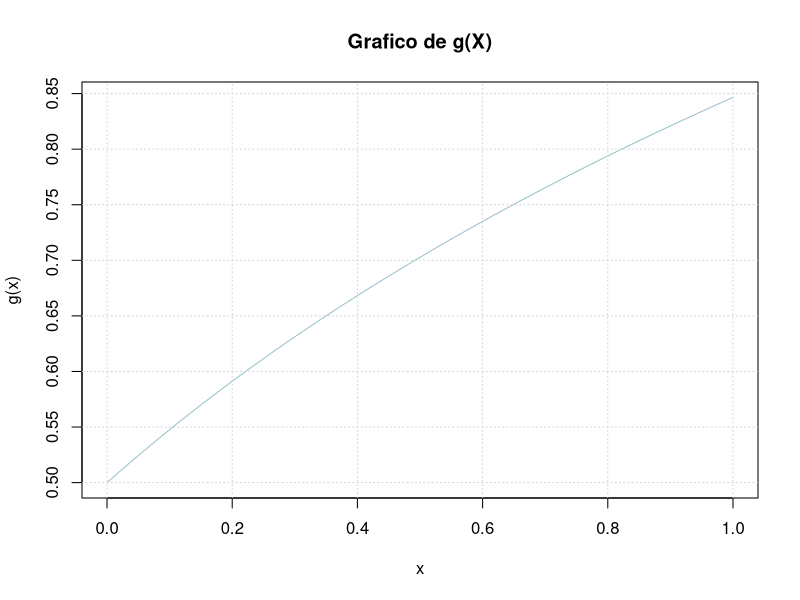
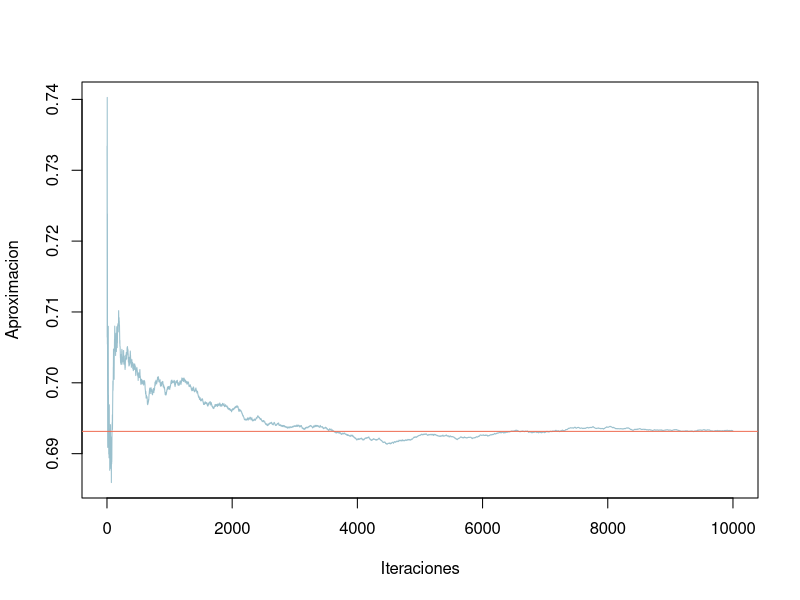
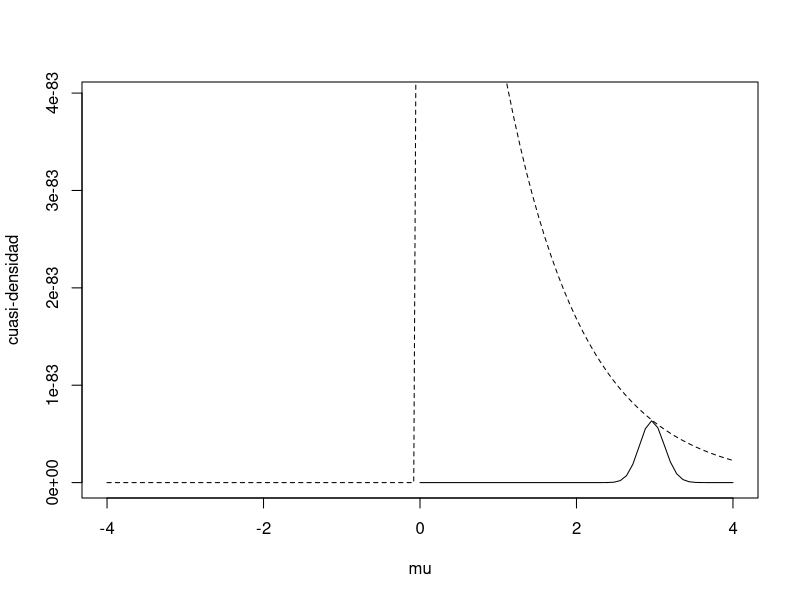
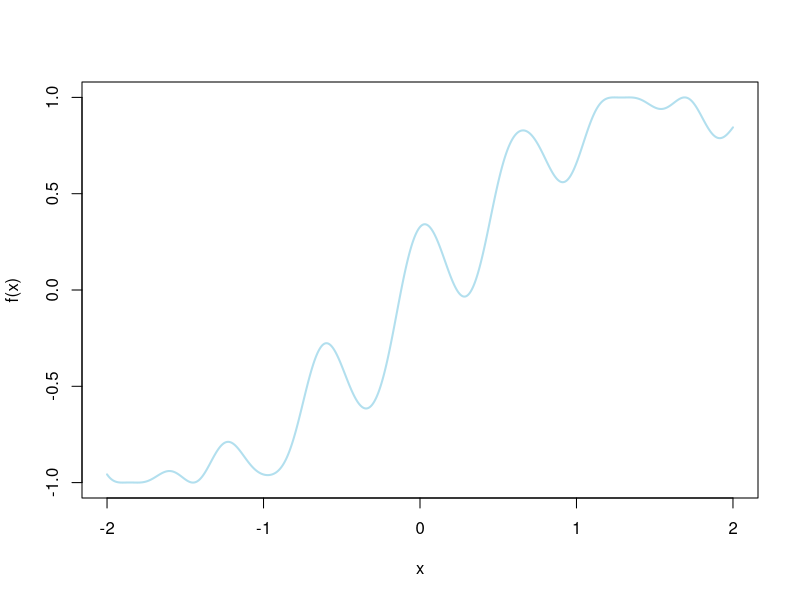
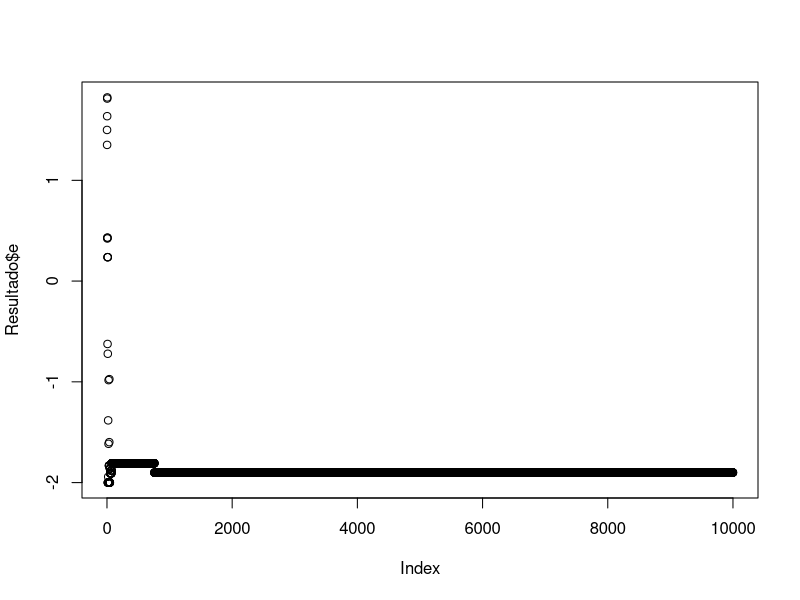

These figures' R source, in order: (Note: this script raises an error after producing the figures.)
# Paquetes ----------------------------------------------------------------
library(numDeriv)
library(readxl)
# CSV y formatos --------------------------------------------------------

# Abrir y dar formato a la base de datos

muestra_Gammma <- read.csv("muestraGamma.csv",  sep = ",")
tablaDeVida <- read_excel("tabla.xls")

# Inciso 1 ---------------------------------------------------------------

set.seed(147) # definimos una semilla
n <-10^4 # tamaño de la muestra
U <-runif(n) # genera un vector con distribución uniforme

g <-Vectorize(function(x) (log(x + 1)/2) + (1/2) ) # construimos función g 

curve(g,0,1,col="lightblue3",lwd=1,main="Grafico de g(X)")
grid()  

Y <- g(U) #genera el vector para cada observación
acumulado<-cumsum(Y)/(1:n)
plot(1:n,acumulado,col="lightblue3",type="l",ylab="Aproximacion",xlab="Iteraciones")
abline(h=integrate(g,0,1)$value,col="coral2",lwd=1)

P_est1=mean(Y)
e1 <-(abs(P_est1-log(2)))

# Inciso 2 ---------------------------------------------------------------------

# Queremos hallar la P(X < -5)

set.seed(4524)

n <-10^4 # Tamaño de la muestra

U <- runif(n,0,2/11)

g <- Vectorize(function(x) ((1/pi) * exp(-((2-x)/2*x)-0.5)^2))

Y <- g(U)

error_absoluto <- abs(mean(Y)-  pnorm(-5, mean = 0.5, sd = 0.5)) 
  
# por integración por importancia

set.seed(204)

n <-10^4 # Tamaño de la muestra
A <-rexp(n) + 6

g <-Vectorize(function(x) ((1/pi) * exp(-(x-0.5)^2)/(exp(-x+5))))

Y2<-g(A)


M<-matrix(c(mean(Y2),pnorm(6,mean = 0.5,sd = (0.5^(1/2)), lower.tail = F),abs(mean(Y2)-pnorm(6,mean = 0.5,sd = (0.5^(1/2)), lower.tail = F)),sqrt(var(Y2)/sqrt(10^4))),ncol=4, byrow=TRUE)
colnames(M) <- c("Estimacion", "Valor Real","Error Absoluto","Error Estandar")

M


# Inciso 3 ---------------------------------------------------------------------

# densidad objetivo: dgamma
# densidad auxiliar: dexp

nsim <- 10^4
set.seed(445)
mx <- muestra_Gammma$x

lik <- Vectorize(function(alpha) prod(dgamma(mx, shape = alpha, rate = 1 )))

emv <- optimize(f = lik, int = range(mx), maximum = TRUE)

# valor de alpha: 2.987

c <-emv$objective

U <-runif(nsim)
rc <-rexp(nsim,0.2)
ngen=length(rc)
Ver<-lik(rc)


f.cuasi <- function(alpha) lik(alpha)*dexp(alpha)
curve(c * dexp(x), xlim = c(-4, 4), ylim = c(0, c/pi), lty = 2,
      xlab = "mu", ylab = "cuasi-densidad")
curve(f.cuasi, add = TRUE)


for(i in 1:nsim){
  while((U[i]*c) > (Ver[i])){
    U[i]=runif(1)
    rc[i]=rexp(1,0.2)
    Ver[i]<-lik(rc[i])
    ngen=ngen+1}
}
Valorres=lik(rc)

{cat("Número de generaciones = ", ngen)
  cat("\nNúmero medio de generaciones = ", ngen/nsim)
  cat("\nProporción de rechazos = ", 1-nsim/ngen, "\n")}


cte <- c*nsim/ngen

q <- quantile(rc, c(0.005, 0.995))
q


# si
# Inciso 4 ---------------------------------------------------------------------

# considere f: 
set.seed(4524)

f <-function(x){sin(x + (cos(10*x))/3)}

curve(f,col="lightblue2",lwd=2, from= -2, to = 2, n=1000, ylab="f(x)")

resim <- function(f, alpha=0.5, s0=1.5, niter,mini=-Inf,maxi=Inf){
  s_n <- s0
  estados<-rep(0,niter)
  iter_count <- 0
  for (k in 1:niter) {
    estados[k]<-s_n
    T <- (1 - alpha)^k #Se reduce el T según el número de iteraciones
    s_new <- rnorm(1, s_n, 1)
    if(s_new<mini){s_new=mini}
    if(s_new>maxi){s_new=maxi}
    dif <- f(s_new) - f(s_n)
    if (dif < 0) {
      s_n = s_new
    } else {
      random <- runif(1,0,1)
      if (random < exp(-dif/T)) {
        s_n <- s_new
      }
    }
    iter_count <- iter_count + 1}
  
    return(list(r=s_n,e=estados))
}

Resultado <-resim(f,0.1,1.5,10000,-2,2)
Resultado$r

plot(Resultado$e)
  
# Inciso 5 ---------------------------------------------------------------------


tabla_vida_original <- read_excel("tabla.xls")

#filtrando por año de nacimiento y edad
tabla_vida <- tabla_vida_original[(tabla_vida_original$ynac == 1994) & 
                                    (tabla_vida_original$sex == 1),] 


set.seed(2024)
iteraciones <- 10^4
vec_qx <- tabla_vida$qx[25:length(tabla_vida$qx)]
n <- length(vec_qx)
vec_resultados<-rep(0,iteraciones)
for(i in c(1:iteraciones)){
  U<-runif(n)
  t <- 1
  cont <- 1
  while(t == 1){
    if(U[cont]>vec_qx[cont]) #Aqui se decide si la persona sobrevive o muere
    {cont<-cont+1
    }else{
      t<-0
    }
  }
  vec_resultados[i]<-cont-1
}

for (i in 1:length(vec_resultados)){
  if(vec_resultados[i] < (60-30)){
    vec_resultados <- c(vec_resultados, vec_resultados[i])
  }
  if(vec_resultados[i] >= 30){
    vec_resultados <- c(vec_resultados, 30)
  }
}
options(scipen = 999)
conteos <- as.vector(table(vec_resultados))

conteos <- conteos * 1000000

conteos[31] <- conteos[31]

m <- max(vec_resultados)

pagos <- data.frame(Edad_Residual = 0:m, Frecuencia = conteos)

library(ggplot2)
library(cowplot)

# Crear un histograma con barras separadas para cada año

ggplot(pagos, aes(x = Edad_Residual, y = Frecuencia)) +
  geom_bar(stat = "identity", fill = "lightblue", color = "black") +
  scale_x_continuous(breaks = seq(0, max(df$Edad_Residual), by = 5)) +
  labs(title = "Histograma de pagos esperados",
       x = "Edad residual",
       y = "Frecuencia") + theme_cowplot() 










# Inciso 6 ---------------------------------------------------------------------



fnormal = function(x,mu1,mu2,sigma1,sigma2)
{
  fx = exp( -((x - mu1)^2/(2*(sigma1)))) -
    exp( - ((x - mu2)^2/(2*(sigma2))))
  return(fx)
}

mu1 = 4
mu2 = 2
sigma1 = 4
sigma2 = 1

# núcleo de la distribución 
fPI = function(x){return(fnormal(x,mu1,mu2,sigma1,sigma2))}

curve(fPI(x), from=0,to=16, type="l",main="Distribución(x) aprox N(4,4) - N(2,1)",xlab="x",ylab="f(x)")

abline(v = 4, col = "lightblue3", lty = 2, lwd = 2)
abline(v = 2, col = "coral2", lty = 2, lwd = 2)
legend("topright", legend = c("Media 1", "Media 2"), col = c("lightblue3", "coral2"), lty = 2, lwd = 2)

# función q(·|Y ): función de distribución de Cauchy
fpK = function(x,y){
  pK = dcauchy(y,location = x) # x es el centro del pico de la distribución.
  return(pK)
}
par(mfrow=c(1,1))

# Algoritmo 
N = 10^5 # Número de Iteraciones
L = 1000 # periodo quemado (burn in)
MCMC = matrix(data = 0, nrow = N, ncol = 12)
colnames(MCMC) =
  c("x","y","PIx","PIy","Kxy","Kyx","Rxy","Ryx","Mxy","Myx","Fxy","Salto")

## 1. Inicial con un valor arbitrario de x del dominio de distribución
x = runif(1,-50,50)

for (i in 1:N){
## 2. Generamos la propuesta con una distribucion arbitraria
  
  y = rcauchy(1,location = x) #Valor aleatorio según X
  
  #3. Tasa de Aceptación
  PIx = fPI(x)
  PIy = fPI(y)
  Kxy = fpK(x,y)
  Kyx = fpK(y,x)
  Rxy = (PIy*Kyx) / (PIx*Kxy)
  Ryx = (PIx*Kxy) / (PIy*Kyx)
  
  # Matriz estocástica de los estados de la distribución estacionaria
  if (x!=y){
    Mxy = Kxy*min(1,Rxy)
    Myx = Kyx*min(1,Ryx)
  }
  else
  { Mxy = -1
  Myx = -1
  }
  
  #4. Criterio de Aceptacion o Rechazo
  #Probabilidad de aceptación,runif(1)
  
  Fxy = runif(1)
  MCMC[i,] = c(x,y,PIx,PIy,Kxy,Kyx,Rxy,Ryx,Mxy,Myx,Fxy,0)
  if (Fxy < Rxy)
  {
    x = y
    lsalto = 1
  }
  else
  { lsalto = 0
  }
  MCMC[i,12] = lsalto
}

mcmc = MCMC[(L+1):N,"x"]
head(mcmc,50)

par(mfrow=c(2,2))
media=mean(mcmc)

curve(fPI(x), from=0,to=16, type="l",main="Distribución(x) aprox N(4,4) - N(2,1)",xlab="x",ylab="f(x)", ylim = c(-0.4, 1),cex.axis = 0.8)

abline(v = mu1, col = "lightblue3", lty = 2, lwd = 2)
abline(v = mu2, col = "coral2", lty = 2, lwd = 2)
abline(v=media, col='seagreen', lwd=2)

hist(mcmc,
     freq = FALSE,
     main = "Distribucion de muestra MCMC",
     xlab = "x",
     ylab = "distribucion(x)",
     breaks = 200,
     xlim = c(0, 15),
     cex.axis = 0.8)
abline(v=mu1, col='lightblue3', lwd=3)
abline(v=mu2, col='coral2', lwd=3)
abline(v=media, col='seagreen', lwd=3)


par(mfrow=c(1,1))

#Grafico convergencia de la media
m=N-L
acumulado<-cumsum(mcmc)/(1:m)
plot(1:m,acumulado,col="coral2",type="l",ylab="promedio",xlab="Iteraciones")
mean(mcmc)

#Traceplot
plot(mcmc,type="l",xlab = "x", ylab = "y", main = "Traceplot de muestra MCMC")
abline(h=mu1, col='lightblue3', lwd=3)
abline(h=mu2, col='coral2', lwd=3)
abline(h=media, col='seagreen', lwd=3)


#Grafico de Autocorrelación
acf(mcmc,main = "Autocorrelacion de muestra MCMC")

cat("Tasa de aceptación \n",
    "NumeroSaltos/TotalIteraciones :" , mean(MCMC[,"Salto"]) ,"\n")

